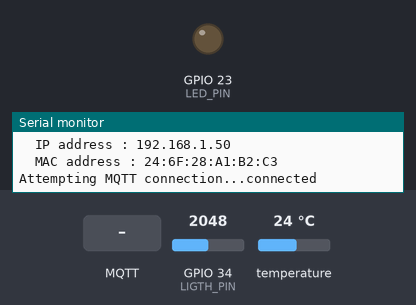
A sketch run on a simulated ESP32. On the bench: output pins drawn as LEDs (lit = HIGH), the last lines printed to the serial monitor. The inputs (shaded band) are chosen by the test bench; at power-on: GPIO 34 (LIGTH_PIN) = 2048, temperature 24 °C. WiFi joins after 1.5 s; servers stay silent unless stated; no MQTT or app messages arrive unless stated.

Above: at 3.2 s.
3.3 s: MQTT message "on" arrives on the first subscribed topic
At 13.6 s:
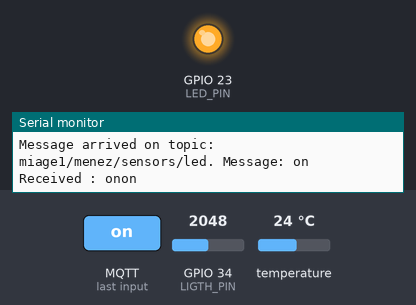
14.4 s: MQTT message "off" arrives on the first subscribed topic
At 24.9 s:
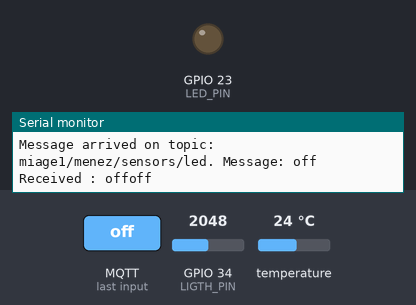
Timing chart, 0 to 26.4 s (numbered marks = the images above; inputs shaded):
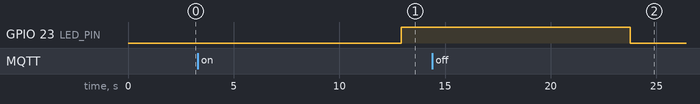

Measured:
- after the input at 3.3 s, GPIO 23 (LED_PIN): LOW → HIGH after 9.6 s
- after the input at 14.4 s, GPIO 23 (LED_PIN): HIGH → LOW after 9.4 s

The sketch:

mqtt_full.ino
```cpp
/*********
  Based on Rui Santos work :
  https://randomnerdtutorials.com/esp32-mqtt-publish-subscribe-arduino-ide/
  Modified by GM
*********/
#include <WiFi.h>
#include <PubSubClient.h>
#include <Wire.h>
#include <OneWire.h>
#include <DallasTemperature.h>

//les branchements
#define LED_PIN 23
#define TEMP_PIN 19
#define LIGTH_PIN 34

//Les id de connexion
const char* ssid = "DESKTOP-ARDPD7O 2351";
const char *password = "36H257v@";

//la récupération de la température
OneWire oneWire(TEMP_PIN);
DallasTemperature tempSensor(&oneWire);

WiFiClient espClient;           // Wifi
PubSubClient client(espClient); // MQTT client

/*===== MQTT broker/server and TOPICS ========*/
const char* mqtt_server = "192.168.137.41"; /* your ip */


/** Commandes shell
sudo service mosquitto stop; sudo service mosquitto start
xterm -hold -e "mosquitto_sub -h localhost -t miage1/menez/sensors/temp" &
xterm -hold -e "mosquitto_sub -h localhost -t miage1/menez/sensors/led" &
xterm -hold -e "mosquitto_sub -h localhost -v -t \$SYS/#" &


mosquitto_pub -h localhost -p 1883 -t channel -m "Le premier message"

**/
#define TOPIC_TEMP "miage1/menez/sensors/temp"
#define TOPIC_LED  "miage1/menez/sensors/led"
#define TOPIC_LIGHT  "miage1/menez/sensors/light"

/*================ WIFI =======================*/
void print_connection_status() {
  Serial.print("WiFi status : \n");
  Serial.print("\tIP address : ");
  Serial.println(WiFi.localIP());
  Serial.print("\tMAC address : ");
  Serial.println(WiFi.macAddress());
}

void connect_wifi() {

  Serial.println("Connecting Wifi...");
  WiFi.begin(ssid, password);
  while (WiFi.status() != WL_CONNECTED) {
    Serial.println("Attempting to connect Wifi ..");
    delay(1000);
  }
  Serial.print("Connected to local Wifi\n");
  print_connection_status();
}

/*=============== SETUP =====================*/
void setup() {
  pinMode(LED_PIN, OUTPUT);

  Serial.begin(9600);
  connect_wifi();

  client.setServer(mqtt_server, 1883);
  // set callback when publishes arrive for the subscribed topic
  client.setCallback(mqtt_pubcallback);
}

/*============== CALLBACK ===================*/
void mqtt_pubcallback(char* topic, byte* message,
                      unsigned int length) {
  // Callback if a message is published on this topic.

  Serial.print("Message arrived on topic: ");
  Serial.print(topic);
  Serial.print(". Message: ");

  // Byte list to String and print to Serial
  String messageTemp;
  for (int i = 0; i < length; i++) {
    Serial.print((char)message[i]);
    messageTemp += (char)message[i];
  }
  Serial.println();

  // Feel free to add more if statements to control more GPIOs with MQTT

  // If a message is received on the topic,
  // you check if the message is either "on" or "off".
  // Changes the output state according to the message
  if (String(topic) == TOPIC_LED) {
    Serial.print("Received : ");Serial.print(messageTemp);
    if (messageTemp == "on") {
      Serial.println("on");
      set_LED(HIGH);
    }
    else if (messageTemp == "off") {
      Serial.println("off");
      set_LED(LOW);
    }
  }
}

void set_LED(int v) {
  digitalWrite(LED_PIN, v);
}

/*============= SUBSCRIBE =====================*/
void mqtt_mysubscribe(char *topic) {
  while (!client.connected()) { // Loop until we're reconnected
    Serial.print("Attempting MQTT connection...");
    // Attempt to connect
    if (client.connect("esp32", "try", "try")) {
      Serial.println("connected");
      // Subscribe
      client.subscribe(topic);
    } else {
      Serial.print("failed, rc=");
      Serial.print(client.state());
      Serial.println(" try again in 5 seconds");
      // Wait 5 seconds before retrying
      delay(5000);
    }
  }
}

float get_Temperature() {
  tempSensor.requestTemperaturesByIndex(0);
  return tempSensor.getTempCByIndex(0);
}
float get_Light() {
  int value =  analogRead(LIGTH_PIN);
  //Serial.print("get_Light"); Serial.println(value);
  return value;
}

/*================= LOOP ======================*/
void loop() {
  int32_t period = 5000; // 5 sec
  /*--- subscribe to TOPIC_LED if not yet ! */
  if (!client.connected()) {
    mqtt_mysubscribe((char *)(TOPIC_LED));//on communique sur le canal led
  }

  /*--- Publish Temperature periodically   */
  delay(period);
  float temperature = get_Temperature();


  char tempString[8];
  dtostrf(temperature, 1, 2, tempString);
  Serial.print("* Published Temperature : "); Serial.print(tempString);
  client.publish(TOPIC_TEMP, tempString);

  delay(period);
  int ligth = get_Light();
  char tempLigth[8];
  dtostrf(ligth, 1, 2, tempLigth);

  Serial.print("* Published Light : "); Serial.print(tempLigth);
  client.publish(TOPIC_LIGHT, tempLigth);

  Serial.println();

  client.loop(); // Process MQTT ... une fois par loop()
}
```
